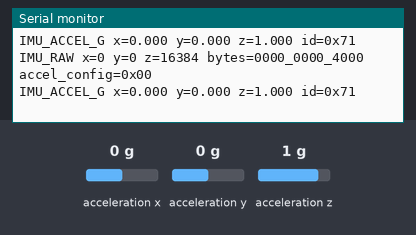
Recording of a sketch running on a simulated ESP32. Shown: the last lines printed to the serial monitor. Wiring (inferred from the names in the program): MPU-9250 motion sensor at I2C address 0x68. The test bench sets the inputs (shaded band); at power-on: acceleration x 0 g, acceleration y 0 g, acceleration z 1 g.

Above: at 1.6 s.
1.7 s: acceleration x set to -1.4 g
At 1.91 s:
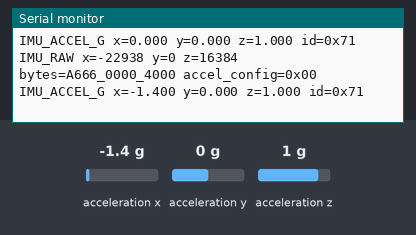
3.4 s: acceleration y set to -1.4 g
At 3.44 s:
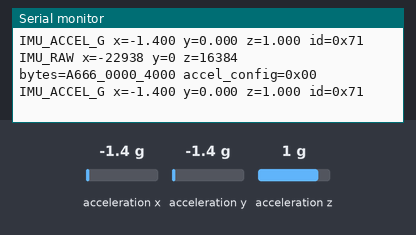
5.2 s: acceleration z set to -1.4 g
At 5.24 s:
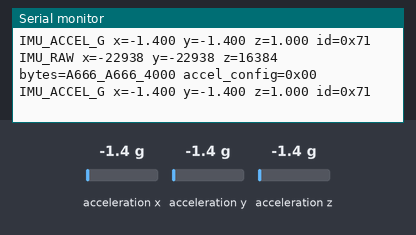
7.0 s: acceleration x set to -0.8 g
At 7.03 s:
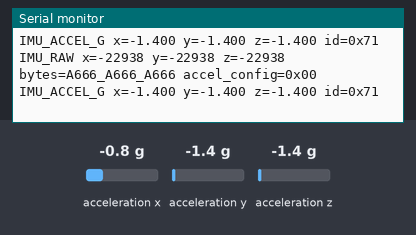
8.8 s: acceleration y set to -0.8 g
At 8.82 s:
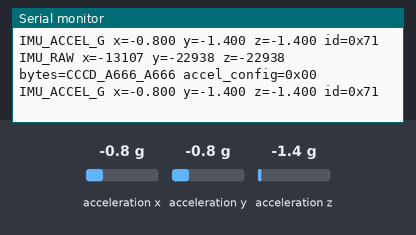
10.6 s: acceleration z set to -0.8 g
At 10.61 s:
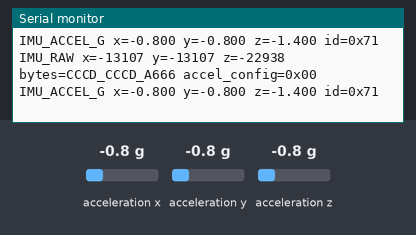
Timing chart, 0 to 13.4 s (numbered marks = the images above; inputs shaded):
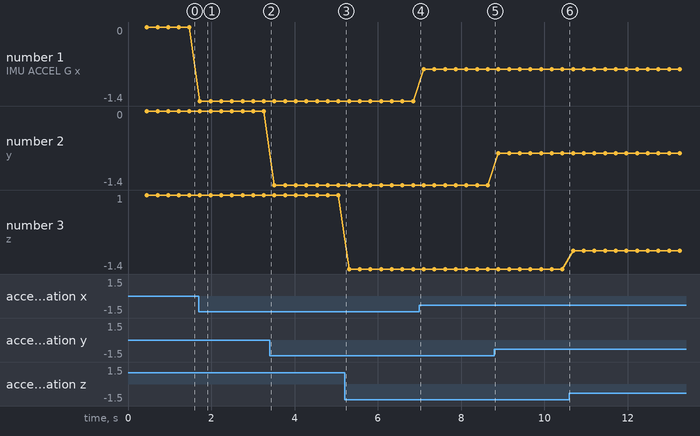

Measured:
- after the input at 1.7 s, the serial monitor: prints a new line at once (image 1)
- plotted number 1: 0 → -1.4 after the input at 1.7 s, -1.4 → -0.8 after the input at 7.0 s

The sketch:

imu_demo.ino
```cpp
#include <Wire.h>
#include "config.h"

static constexpr uint8_t WHO_AM_I = 0x75;
static constexpr uint8_t PWR_MGMT_1 = 0x6B;
static constexpr uint8_t ACCEL_CONFIG = 0x1C;
static constexpr uint8_t ACCEL_XOUT_H = 0x3B;
static uint8_t imuAddress = 0;
static uint8_t imuId = 0;
static bool i2cReady = false;

bool readRegisters(uint8_t address, uint8_t reg, uint8_t *data, size_t length) {
  Wire.beginTransmission(address);
  Wire.write(reg);
  if (Wire.endTransmission(false) != 0) return false;
  if (Wire.requestFrom(address, static_cast<uint8_t>(length)) != length) return false;
  for (size_t i = 0; i < length; ++i) data[i] = Wire.read();
  return true;
}

bool writeRegister(uint8_t address, uint8_t reg, uint8_t value) {
  Wire.beginTransmission(address);
  Wire.write(reg);
  Wire.write(value);
  return Wire.endTransmission() == 0;
}

bool detectImu() {
  imuAddress = 0;
  for (uint8_t address : {uint8_t(0x68), uint8_t(0x69)}) {
    uint8_t id = 0;
    if (readRegisters(address, WHO_AM_I, &id, 1)) {
      imuAddress = address;
      imuId = id;
      Serial.printf("IMU_FOUND addr=0x%02X who_am_i=0x%02X\n", address, id);
      break;
    }
  }
  if (!imuAddress) {
    Serial.println("IMU_ERROR no_device_at_0x68_or_0x69");
    return false;
  }
  if (!writeRegister(imuAddress, PWR_MGMT_1, 0x80)) {
    Serial.println("IMU_ERROR reset_failed");
    imuAddress = 0;
    return false;
  }
  delay(150);
  if (!writeRegister(imuAddress, PWR_MGMT_1, 0x01) ||
      !writeRegister(imuAddress, ACCEL_CONFIG, 0x00)) {
    Serial.println("IMU_ERROR configuration_failed");
    imuAddress = 0;
    return false;
  }
  uint8_t accelConfig = 0xFF;
  if (!readRegisters(imuAddress, ACCEL_CONFIG, &accelConfig, 1)) {
    Serial.println("IMU_ERROR config_readback_failed");
    imuAddress = 0;
    return false;
  }
  Serial.printf("IMU_CONFIG accel=0x%02X expected=0x00\n", accelConfig);
  delay(100);
  return true;
}

void setup() {
  Serial.begin(115200);
  delay(200);
  Serial.printf("IMU demo: SDA=GPIO%d SCL=GPIO%d fault=%u\n",
                IMU_SDA_GPIO, IMU_SCL_GPIO, DEMO_FAULT);
  i2cReady = Wire.begin(IMU_SDA_GPIO, IMU_SCL_GPIO, IMU_I2C_HZ);
  if (!i2cReady) Serial.println("IMU_ERROR i2c_init");
  else detectImu();
}

void loop() {
  if (!i2cReady) {
    delay(1000);
    return;
  }
  if (!imuAddress) {
    detectImu();
    delay(1000);
    return;
  }
  uint8_t data[6];
  if (!readRegisters(imuAddress, ACCEL_XOUT_H, data, sizeof(data))) {
    Serial.println("IMU_ERROR read_failed");
    imuAddress = 0;
    delay(1000);
    return;
  }
  const int16_t x = static_cast<int16_t>((data[0] << 8) | data[1]);
  const int16_t y = static_cast<int16_t>((data[2] << 8) | data[3]);
  const int16_t z = static_cast<int16_t>((data[4] << 8) | data[5]);
  uint8_t accelConfig = 0xFF;
  if (!readRegisters(imuAddress, ACCEL_CONFIG, &accelConfig, 1)) {
    Serial.println("IMU_ERROR config_readback_failed");
    imuAddress = 0;
    delay(1000);
    return;
  }
  Serial.printf("IMU_RAW x=%d y=%d z=%d bytes=%02X%02X_%02X%02X_%02X%02X accel_config=0x%02X\n",
                x, y, z, data[0], data[1], data[2], data[3], data[4], data[5], accelConfig);
  // MPU-9250/6500 default accelerometer range is +/-2 g (16384 LSB/g).
  const float ax = DEMO_FAULT == 1 ? 0.0f : x / 16384.0f;
  const float ay = DEMO_FAULT == 1 ? 0.0f : y / 16384.0f;
  const float az = DEMO_FAULT == 1 ? 1.0f : z / 16384.0f;
  Serial.printf("IMU_ACCEL_G x=%.3f y=%.3f z=%.3f id=0x%02X\n", ax, ay, az, imuId);
  delay(IMU_REPORT_MS);
}
```

config.h
```cpp
#pragma once
#include <Arduino.h>

// The current breadboard uses IO5 because a wire is stuck in C6 IO6.
static constexpr int IMU_SDA_GPIO = 5;
static constexpr int IMU_SCL_GPIO = 7;
static constexpr uint32_t IMU_I2C_HZ = 100000;
static constexpr uint32_t IMU_REPORT_MS = 250;

// 0 = report actual acceleration. 1 = falsely report a fixed, level pose.
static constexpr uint8_t DEMO_FAULT = 0;
```
